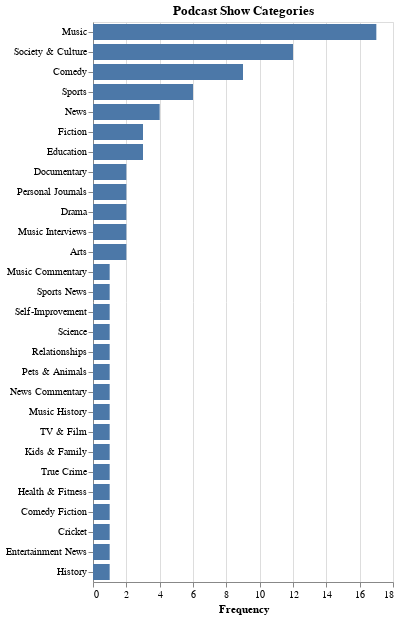

The notebook cell saved with this chart:
### Code cell
def create_chart3(current_df):
    # Function to split the string in category and create a new DataFrame
    def process_row(row):
        split_values = row['category'].split(',')
        new_df = pd.DataFrame({'category': split_values, 'show_uri': row['show_uri']})
        return new_df
    
    result_df = pd.concat(current_df.apply(process_row, axis=1).tolist(), ignore_index=True)
    result_df2 = result_df.groupby('category').nunique().sort_values(by='show_uri',ascending=True)
    result_df2['Frequency'] = result_df2['show_uri']
    result_df2 = result_df2.reset_index()
    
    categories_bar_chart = alt.Chart(result_df2).mark_bar().encode(
        x=alt.X('Frequency:Q'),  # Quantitative scale for the y-axis
        y=alt.Y('category:N', axis=alt.Axis(title='')).sort('-x'),
        text='category:N'  # Display the 'label' values as text
    ).configure_scale(
        bandPaddingInner=0.2,
    ).properties(
        title='Podcast Show Categories',
    ).configure_axisY(
        titleAlign='left',  # Align the title to the left
        titleAnchor='end',  # Set the title anchor to the end
        labelAlign='right',  # Align the labels to the right
    )
    
    return categories_bar_chart

create_chart3(pub_df)

### Figure 1 — Vega-Lite specification as saved in the notebook (floating-point values rounded to 4 significant figures)
{"config": {"view": {"continuousWidth": 300, "continuousHeight": 300}, "axisY": {"labelAlign": "right", "titleAlign": "left", "titleAnchor": "end"}, "scale": {"bandPaddingInner": 0.2}}, "data": {"name": "data-67f002104d37942817b1300a9aba517b"}, "mark": {"type": "bar"}, "encoding": {"text": {"field": "category", "type": "nominal"}, "x": {"field": "Frequency", "type": "quantitative"}, "y": {"axis": {"title": ""}, "field": "category", "sort": "-x", "type": "nominal"}}, "title": "Podcast Show Categories", "$schema": "https://vega.github.io/schema/vega-lite/v5.15.1.json", "datasets": {"data-67f002104d37942817b1300a9aba517b": [{"category": "Music Commentary", "show_uri": 1, "Frequency": 1}, {"category": "Sports News", "show_uri": 1, "Frequency": 1}, {"category": "Self-Improvement", "show_uri": 1, "Frequency": 1}, {"category": "Science", "show_uri": 1, "Frequency": 1}, {"category": "Relationships", "show_uri": 1, "Frequency": 1}, {"category": "Pets & Animals", "show_uri": 1, "Frequency": 1}, {"category": "News Commentary", "show_uri": 1, "Frequency": 1}, {"category": "Music History", "show_uri": 1, "Frequency": 1}, {"category": "TV & Film", "show_uri": 1, "Frequency": 1}, {"category": "Kids & Family", "show_uri": 1, "Frequency": 1}, {"category": "True Crime", "show_uri": 1, "Frequency": 1}, {"category": "Health & Fitness", "show_uri": 1, "Frequency": 1}, {"category": "Comedy Fiction", "show_uri": 1, "Frequency": 1}, {"category": "Cricket", "show_uri": 1, "Frequency": 1}, {"category": "Entertainment News", "show_uri": 1, "Frequency": 1}, {"category": "History", "show_uri": 1, "Frequency": 1}, {"category": "Documentary", "show_uri": 2, "Frequency": 2}, {"category": "Personal Journals", "show_uri": 2, "Frequency": 2}, {"category": "Drama", "show_uri": 2, "Frequency": 2}, {"category": "Music Interviews", "show_uri": 2, "Frequency": 2}, {"category": "Arts", "show_uri": 2, "Frequency": 2}, {"category": "Fiction", "show_uri": 3, "Frequency": 3}, {"category": "Education", "show_uri": 3, "Frequency": 3}, {"category": "News", "show_uri": 4, "Frequency": 4}, {"category": "Sports", "show_uri": 6, "Frequency": 6}, {"category": "Comedy", "show_uri": 9, "Frequency": 9}, {"category": "Society & Culture", "show_uri": 12, "Frequency": 12}, {"category": "Music", "show_uri": 17, "Frequency": 17}]}}
